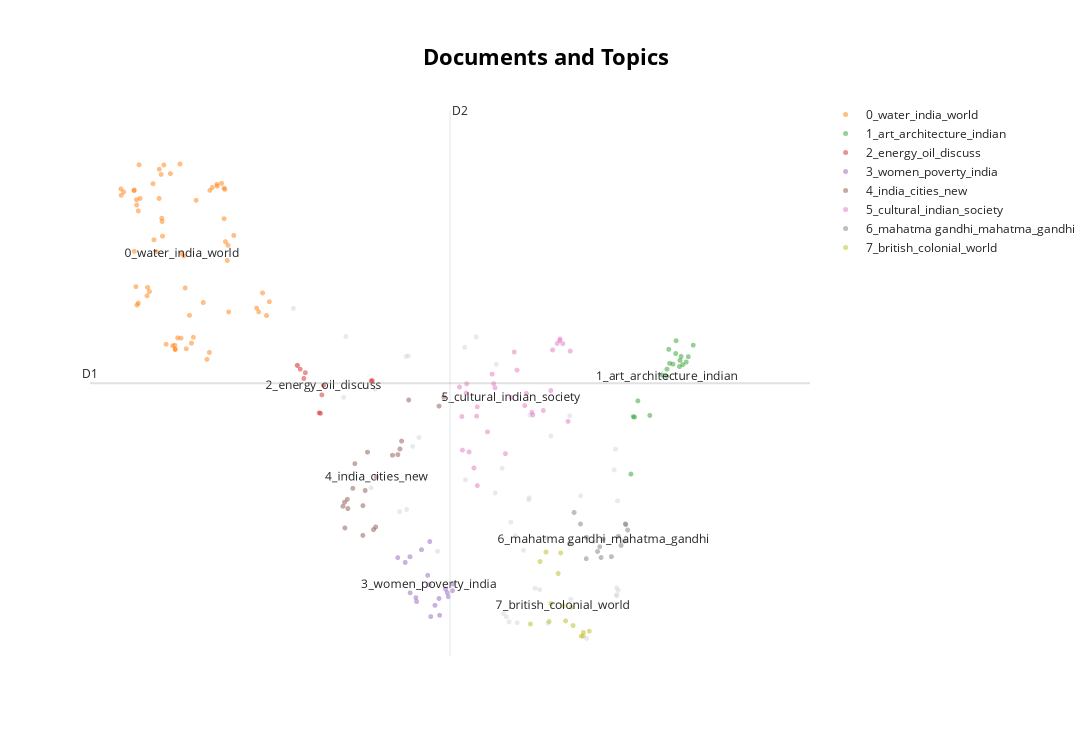

Notebook source saved alongside this figure:
### Code cell
model.visualize_documents(questions)

### Figure 1 — Plotly figure (JSON) as saved in the notebook; plotly's stock layout.template omitted (floating-point values rounded to 4 significant figures)
{"data": [{"hoverinfo": "text", "hovertext": ["Describing the distribution of rubber producing countries, indicate the major environmental issues faced by them.", "Mention the advantages of the cultivation of pulses because of which the year 2016 was declared as the International Year of Pulses by United Nations.", "What is Cryptocurrency? How does it affect global society? Has it been affecting Indian society also?", "Why is India considered as a sub-continent? Elaborate your answer.", "Examine how the decline of traditional artisanal industry in colonial India crippled the rural economy.", "“In many ways, Lord Dalhousie was the founder of modern India.” Elaborate.", "Why did the Green Revolution in India virtually by-pass the eastern region despite fertile soil and good availability of water?", "Defining blue revolution, explain the problems and strategies for pisciculture development in India.", "Why did the ‘Moderates’ failed to carry conviction with the nation about their proclaimed ideology and political goals by the end of the nineteenth century?", "Evaluate the policies of Lord Curzon and their long term implications on the national movements.", "Write a critical note on the evolution and significance of the slogan, ‘Jai Jawan, Jai Kisan’.", "What makes the Indian society unique in sustaining its culture? Discuss.", "From being net food importer in 1960s, India has emerged as a net food exporter to the world. Provide reasons.", "Examine the role of ‘Gig Economy’ in the process of empowerment of women in India.", "How does India see its place in the economic space of rising natural resources rich Africa?", "The Bhakti movement received a remarkable re-orientation with the advent of Sri Chaitanya Mahaprabhu. Discuss.", "To what extent has the urban planning and culture of the Indus Valley Civilization provided inputs to the present day urbanization?\nDiscuss.", "“Africa was chopped into states artificially created by accidents of European competition.” Analyze.", "To what extent did the role of the moderates prepare a base for the wider freedom movement? Comment.", "Analyze the circumstances that led to the Tashkent Agreement in 1966. Discuss the highlights of the Agreement.", "What were the major technological changes introduced during the Sultanate period? How did those technological changes influence the Indian society?", "The 1857 uprising was the culmination of the recurrent, big and small local rebellions that had occurred in the preceding hundred years of British rule. Elucidate.", "How did the colonial rule affect the tribals in India and what was the tribal response to the colonial oppression?", "Though not very useful from the point of view of a connected political history of South India, the Sangam literature portrays the social and economic conditions of its time with remarkable vividness. Comment.", "The political and administrative reorganization of states and territories has been a continuous ongoing process since the mid-nineteenth century. Discuss with examples.", "The ancient civilization in Indian sub continent differed from those of Egypt , Mesopotamia and Greece in that its culture and traditions have been preserved without breakdown to the present day. Comment", "‘Communalism arises either due to power struggle or relative deprivation.’ Argue by giving suitable illustrations.", "Why was there a sudden spurt in famines in colonial India since the mid-eighteenth century? Give reasons.", "What problems are germane to the decolonization process in the Malay Peninsula?", "The third battle of Panipat was fought in 1761. Why were so many empire-shaking battles fought at Panipat?", "Defying the barriers of age, gender and religion, the Indian women became the torchbearer during the struggle for freedom in India. Discuss.", "Since the decade of the 1920s, the national movement acquired various ideological strands and thereby expanded its social base. Discuss.", "Debate the issue whether and how contemporary movements for assertion of Dalit identity work towards annihilation of caste.", "The New Economic Policy – 1921 of Lenin had influenced the policies adopted by India soon after independence. Evaluate.", "Critically discuss the objectives of Bhoodan and Gramdan movements initiated by AcharyaVinobhaBhave and their success.", "What policy instruments were deployed to contain the Great Economic Depression?", "Discuss whether formation of new states in recent times is beneficial or not for the economy of India.", "What are the two major legal initiatives by the State since Independence addressing discrimination against Scheduled Tribes(STs)?", "Distinguish between religiousness/religiosity and communalism giving one example of how the former has got transformed into the latter in independent India.", "Why did human development fail to keep pace with economic development in India?", "Discuss the positive and negative effects of globalization on women in India?", "‘Latecomer’ Industrial Revolution in Japan involved certain factors that were markedly different from what West had experienced.” Analyze.", "Why did the industrial revolution first occur in England? Discuss the quality of life of the people there during the industrialization. How does it compare with that in India at present times?", "Explain the role of geographical factors towards the development of Ancient India.", "Why are the tribals in India referred to as 'the Scheduled Tribes? Indicate the major provisions in the Constitution of India for their upliftment.", "Examine the potential of wind energy in India and explain the reasons for their limited spatial spread.", null], "marker": {"color": "#CFD8DC", "opacity": 0.5, "size": 5}, "mode": "markers+text", "name": "other", "showlegend": false, "type": "scattergl", "x": [5.656, 7.373, 7.285, 8.143, 8.718, 10.41, 6.385, 5.608, 10.39, 10.39, 9.699, 8.612, 7.467, 7.181, 6.352, 10.38, 6.425, 8.893, 10.42, 9.949, 7.31, 9.716, 9.35, 9.86, 8.826, 8.315, 8.697, 8.92, 9.014, 9.378, 10.05, 10.4, 9.108, 9.256, 10.36, 9.185, 8.155, 9.092, 9.42, 6.757, 7.741, 8.761, 8.801, 7.275, 9.098, 6.821, 8.595], "y": [1.578, 0.7507, 0.1107, 1.756, -0.9462, 0.1984, 1.866, 2.152, -0.6843, -0.7596, 1.061, 1.584, 0.8415, 0.08919, 1.249, 0.7232, 0.4528, -0.1568, -0.7112, -1.198, 1.67, -0.8002, -0.177, 0.2486, -0.01842, 1.862, 0.5284, -1.039, -0.3041, -1.044, -0.2161, -0.7626, 1.066, -0.7033, 0.5119, -0.6897, 0.4117, 0.2098, 0.8568, 0.3312, -0.3142, -0.9783, -1.032, 1.664, 0.2289, 1.331, 0.2782]}, {"hoverinfo": "text", "hovertext": ["How will the melting of Himalayan glaciers have a far- reaching impact on the water resources of India?", "Discuss the natural resource potentials of ‘Deccan trap’.", "How are the fjords formed? Why do they constitute some of the most picturesque areas of the world?", "How can the mountain ecosystem be restored from the negative impact of development initiatives and tourism?", "Mention the global occurrence of volcanic eruptions in 2021 and their impact on regional environment.", "Discuss the geophysical characteristics of Circum- Pacific Zone.", "Why is India taking keen interest in the Arctic region?", "Why is Indian Regional Navigational Satellite System (IRNSS) needed? How does it help in navigation?", "What are the forces that influence ocean currents? Describe their role in fishing industry of the world.", "Enumerate the problems and prospects of inland water transport in India.", "what are the environmental implications of the reclamation of the water bodies into urban land use? Explain with examples.", "\"The Himalayas are highly prone to landslides.\" Discuss the causes and suggest suitable measures of mitigation.", "“The ideal solution of depleting ground water resources in India is water harvesting system.” How can it be made effective in urban areas?", "Define mantle plume and explain its role in plate tectonics.", "How do the melting of the Arctic ice and glaciers of the Antarctic differently affect the weather patterns and human activities on the Earth? Explain.", "Mention the significance of straits and isthmus in international trade.", "What do you understand by the phenomenon of ‘temperature inversion’ in meteorology? How does it affect weather and the habitants of the place?", "Why are the world’s fold mountain systems located along the margins of continents? Bring out the association between the global distribution of fold mountains and the earthquakes and volcanoes.", "Most of the unusual climatic happenings are explained as an outcome of the El-Nino effect. Do you agree?", "Examine the status of forest resources of India and its resultant impact on climate change.", "Differentiate the causes of landslides in the Himalayan region and Western Ghats.", "Discuss the causes of depletion of mangroves and explain their importance in maintaining coastal ecology.", "What are the consequences of spreading of ‘Dead Zones’ on marine ecosystem?", "Account for the huge flooding of million cities in India including the smart ones like Hyderabad and Pune. Suggest lasting remedial measures.", "Bring out the relationship between the shrinking Himalayan glaciers and the symptoms of climate change in the Indian sub-continent.", "There is no formation of deltas by rivers on the Western Ghats. Why?", "The recent cyclone on the east coast of India was called ‘Phailin’. How are the tropical cyclones named across the world? Elaborate.", "Major hot deserts in northern hemisphere are located between 20-30 deg N latitudes and on the western sides of the continents. Why?", "The interlinking of rivers can provide viable solutions to the multi-dimensional inter-related problems of droughts, floods and interrupted navigation. Critically examine.", "The states of Jammu and Kashmir, Himachal Pradesh and Uttarakhand are reaching the limits of ecological carrying capacity due to tourism. Critically evaluate.", "Critically evaluate the various resources of the oceans which can be harnessed to meet the resource crisis in the world.", "Comment on the resource potentials of the long coastline of India and highlight the status of natural hazard preparedness in these areas.", "The effective management of land and water resources will drastically reduce the human miseries. Explain.", "What characteristics can be assigned to monsoon climate that succeeds in feeding more than 50 percent of the world population residing in Monsoon Asia?", "Present an account of the Indus Water Treaty and examine its ecological, economic and political implications in the context of changing bilateral relations.", "Discuss the concept of air mass and explain its role in macro-climatic changes.", "What is water stress? How and why does it differ regionally in India?", "Bring out the causes for the formation of heat islands in the urban habitat of the world.", "What do you understand by the theory of continental drift? Discuss the prominent evidences in its support.", "What are the economic significances of discovery of oil in Arctic Sea and its possible environemental consequences?", "Account for variations in oceanic salinity and discuss its multi-dimensional effects.", "South China Sea has assumed great geopolitical significance in the present context. Comment.", "In what way can floods be converted into a sustainable source of irrigation and all-weather inland navigation in India?", "How do ocean currents and water masses differ in their impacts on marine life and coastal environment? Give suitable examples.", "How far do you agree that the behaviour of the Indian monsoon has been changing due to humanizing landscape? Discuss.", "Why is the world today confronted with a crisis of availability of and access to freshwater resources?", "Explain the formation of thousands of islands in Indonesian and Philipines archipelagos.", "Major cities of India are becoming more vulnerable to flood conditions. Discuss.", "Tropical cyclones are largely confined to South China Sea, Bay of Bengal and Gulf of Mexico. Why?", "Why is the South-West monsoon called ‘Purvaiya’ (easterly) in Bhojpur Region? How has this directional seasonal wind system influenced the cultural ethos of the region?", "In what way micro-watershed development projects help in water conservation in\ndrought-prone and semi-arid regions of India?", "Discuss the meaning of colour-coded weather warnings for cyclone prone areas given by India Meteorological department.", "Assess the impact of global warming on the coral life system with examples.", "India is well endowed with fresh water resources. Critically examine why it still suffers from water scarcity.", "Describe the characteristics and types of primary rocks.", "Briefly mention the alignment of major mountain ranges of the world and explain their impact on local weather conditions, with examples.", "Troposphere is a very significant atmospheric layer that determines weather processes.\nHow?", "Identify and discuss the factors responsible for diversity of natural vegetation in India. Assess the significance of wildlife sanctuaries in rain forests regions of India.", "The process of desertification does not have climate boundaries. Justify with examples.", "Explain the factors responsible for the origin of ocean currents. How do they influence regional climates, fishing and navigation?", "How does the cryosphere affect global climate?", "Discuss the consequences of climate change on the food security in tropical countries.", "Bring out the causes for more frequent occurrence of landslides in the Himalayas than in the Western Ghats.", "How does the Juno Mission of NASA help to understand the origin and evolution of the Earth?", null], "marker": {"opacity": 0.5, "size": 5}, "mode": "markers+text", "name": "0_water_india_world", "text": ["", "", "", "", "", "", "", "", "", "", "", "", "", "", "", "", "", "", "", "", "", "", "", "", "", "", "", "", "", "", "", "", "", "", "", "", "", "", "", "", "", "", "", "", "", "", "", "", "", "", "", "", "", "", "", "", "", "", "", "", "", "", "", "", "0_water_india_world"], "textfont": {"size": 12}, "type": "scattergl", "x": [4.006, 5.21, 4.168, 4.649, 3.529, 3.689, 4.628, 3.852, 4.408, 4.098, 4.328, 3.658, 4.022, 3.621, 3.287, 4.602, 3.094, 3.649, 3.252, 5.152, 3.671, 4.58, 4.593, 3.857, 3.543, 3.579, 3.312, 3.285, 3.82, 5.094, 4.582, 5.064, 4.364, 3.449, 4.274, 3.25, 3.895, 3.249, 3.787, 4.725, 4.48, 4.638, 3.858, 4.473, 3.476, 4.069, 3.929, 3.723, 3.276, 3.441, 3.944, 3.292, 4.544, 4.126, 3.619, 3.337, 3.054, 5.251, 3.312, 4.371, 3.058, 3.984, 3.664, 3.323, 3.955], "y": [2.359, 2.079, 3.249, 2.116, 3.417, 3.607, 2.638, 1.778, 3.379, 1.799, 1.634, 3.067, 1.742, 3.564, 3.202, 2.829, 3.334, 3.512, 2.73, 2.308, 2.884, 3.373, 3.36, 1.735, 2.848, 2.727, 2.205, 3.255, 1.773, 2.116, 3.062, 2.154, 1.704, 2.365, 2.211, 3.353, 1.852, 3.347, 3.52, 2.892, 3.392, 2.792, 1.737, 3.41, 2.322, 2.081, 3.618, 1.787, 2.372, 2.279, 1.85, 2.186, 3.421, 1.858, 3.268, 3.268, 3.364, 2.219, 3.141, 3.35, 3.299, 2.684, 3.034, 3.609, 2.71]}, {"hoverinfo": "text", "hovertext": ["Discuss the main contributions of Gupta period and Chola period to Indian heritage and culture\n.", "Gandhara sculpture owed as much to the Romans as to the Greeks. Explain.", "Taxila university was one of the oldest universities of the world with which were associated a number of renowned learned personalities of different disciplines. Its strategic location caused its fame to flourish, but unlike Nalanda, it is not considered as a university in the modern sense. Discuss.", "Chola architecture represents a high watermark in the evolution of temple architecture. Discuss", "Krishnadeva Raya, the King of Vijayanagar, was not only an accomplished scholar himself but was also a great patron of learning and literature. Discuss.", "Safeguarding the Indian art heritage is the need of the moment.", "Discuss the ‘Tandava’ dance as recorded in early Indian inscriptions.", "Early Buddhist Stupa-art, while depicting folk motifs and narratives successfully expounds Buddhist ideals. Elucidate.", "Discuss the significance of the lion and bull figures in Indian mythology, art and architecture.", "Evaluate the nature of the Bhakti Literature and its contribution to Indian culture.", "How will you explain the medieval Indian temple sculptures represent the social life of those days?", "Persian literary sources of medieval India reflect the spirit of the age. Comment.", "Pala period is the most significant phase in the history of Buddhism in India. Enumerate.", "Mesolithic rock cut architecture of India not only reflects the cultural life of the times but also a fine aesthetic sense comparable to modern painting. Critically evaluate this comment.", "Indian Philosophy and tradition played a significant role in conceiving and shaping the monuments and their art in India. Discuss.", "Assess the importance of the accounts of the Chinese and Arab travellers in the reconstruction of the history of India.", "The rock-cut architecture represents one of the most important sources of our knowledge of early Indian art and history. Discuss.", "How do you justify the view that the level of excellence of the Gupta numismatic art is not at all noticeable in later times?", "Highlight the Central Asian and Greco Bactrian elements in the Gandhara art.", null], "marker": {"opacity": 0.5, "size": 5}, "mode": "markers+text", "name": "1_art_architecture_indian", "text": ["", "", "", "", "", "", "", "", "", "", "", "", "", "", "", "", "", "", "", "1_art_architecture_indian"], "textfont": {"size": 12}, "type": "scattergl", "x": [11.06, 11.27, 10.88, 11.33, 10.6, 11.14, 11.37, 11.42, 11.23, 10.64, 11.45, 10.71, 11.53, 11.27, 11.32, 10.66, 11.35, 11.18, 11.17, 11.14], "y": [1.475, 1.693, 1.065, 1.624, 0.4698, 1.535, 1.581, 1.607, 1.586, 1.053, 1.661, 1.213, 1.778, 1.823, 1.562, 1.048, 1.663, 1.594, 1.736, 1.461]}, {"hoverinfo": "text", "hovertext": ["With growing scarcity of fossil fuels, the atomic energy is gaining more and more significance in India. Discuss the availability of raw material required for the generation of atomic energy in India and in the world.", "It is said that India has substantial reserves of shale oil and gas, which can feed the needs of the country for quarter century. However, tapping of the resource does not appear to be high on the agenda. Discuss critically the availability and issues involved.", "India has immense potential of solar energy though there are regional variations in its developments. Elaborate.", "Discuss the multi-dimensional implications of uneven distribution of mineral oil in the world.", "Account for the present location of iron and steel industries away from the source of raw material, by giving examples.", "Despite India being one of the countries of the Gondwanaland, its mining industry contributes much less to its Gross Domestic Product(GDP) in percentage. Discuss.", "Petroleum refineries are not necessarily located nearer to crude oil producing areas, particularly in many of the developing countries. Explain its implications.", "“Inspite of adverse environmental impact, coal mining is still inevitable for development”.\nDiscuss", "Account for the change in the spatial pattern of the Iron and Steel industry in the world.", null], "marker": {"opacity": 0.5, "size": 5}, "mode": "markers+text", "name": "2_energy_oil_discuss", "text": ["", "", "", "", "", "", "", "", "", "2_energy_oil_discuss"], "textfont": {"size": 12}, "type": "scattergl", "x": [6.76, 5.785, 6.775, 5.668, 5.989, 6.029, 5.709, 5.762, 6.008, 6.054], "y": [1.416, 1.499, 1.418, 1.572, 1.092, 1.274, 1.534, 1.441, 1.086, 1.37]}, {"hoverinfo": "text", "hovertext": ["‘Despite implementation of various programmes for eradication of poverty by the government in India, poverty is still existing’. Explain by giving reasons.", "‘Women’s movement in India has not addressed the issues of women of lower social strata.’ Substantiate your view.", "“Male membership needs to be encouraged in order to make women’s organization free from gender bias.” Comment.", "\"An essential condition to eradicate poverty is to liberate the poor from the process of deprivation.\" Substantiate this statement with suitable examples.", "The women’s questions arose in modern India as a part of the 19th century social reform movement. What are the major issues and debates concerning women in that period?", "How does patriarchy impact the position of a middle class working woman in India?", "Discuss the main objectives of Population Education and point out the measures to achieve them in India in detail.", "Explain why suicide among young women is increasing in Indian Society.", "What are the continued challenges for women in India against time and space?", "Discuss the various economic and\nsocio-cultural forces that are driving increasing feminization of agriculture in India.", "COVID-19 pandemic accelerated class inequalities and poverty in India. Comment.", "Child cuddling is now being replaced by mobile phones. Discuss its impact on the socialization of children.", "“Empowering women is the key to control population growth.” Discuss.", "Explore and evaluate the impact of ‘Work From Home’ on family relationships.", "Why do some of the most prosperous regions of India have an adverse sex ratio for women? Give your arguments.", "Critically examine whether growing population is the cause of poverty OR poverty is the mains cause of population increase in India.", "The life cycle of a joint family depends on economic factors rather than social values. Discuss.", "How do you explain the statistics that show that the sex ratio in Tribes in India is more favourable to women than the sex ratio among Scheduled Castes?", null], "marker": {"opacity": 0.5, "size": 5}, "mode": "markers+text", "name": "3_women_poverty_india", "text": ["", "", "", "", "", "", "", "", "", "", "", "", "", "", "", "", "", "", "3_women_poverty_india"], "textfont": {"size": 12}, "type": "scattergl", "x": [7.504, 7.96, 7.861, 7.627, 7.962, 7.886, 7.263, 7.703, 7.901, 7.763, 7.153, 7.336, 7.596, 7.432, 7.641, 7.333, 7.42, 7.773, 7.618], "y": [-0.2978, -0.6459, -0.6982, -0.2151, -0.7136, -0.7357, -0.4266, -0.8625, -0.7755, -0.7927, -0.3782, -0.735, -0.558, -0.8244, -0.9768, -0.3694, -0.7842, -0.9632, -0.6529]}, {"hoverinfo": "text", "hovertext": ["Mention core strategies for the transformation of aspirational districts in India and explain the nature of convergence, collaboration and competition for its success.", "Discuss the factors for localisation of agro-based food processing industries of North-West India.", "How have digital initiatives in India contributed to the functioning of the education system in the country? Elaborate your answer.", "What are the main socio-economic implications arising out of the development of IT industries in major cities of India?", "With a brief background of quality of urban life in India, introduce the objectives and strategy of the 'Smart City Programme'.", "Mumbai, Delhi and Kolkata are the three Mega cities of the country but the air pollution is much more serious probelm in Delhi as compared to the other two. Why is this so?", "Can the strategy of regional resource-based manufacturing help in promoting employment in India?", "Critically examine the effect of globalization on the aged population in India.", "Bring out the socio-economic effects of the introduction of railways in different countries of the world", "Do you agree that there is a growing trend of opening new sugar mills in southern states of India? Discuss with justification.", "“The growth of cities as I.T. hubs has opened up new avenues of employment, but has also created new problems”. Substantiate this statement with examples", "Discuss the various social problems which originated out of the speedy process of urbanization in India.", "Does urbanization lead to more segregation and/or marginalization of the poor in Indian metropolises?", "Discuss the changes in the trends of labour migration within and outside India in the last four decades.", "Smart cities in India cannot sustain without smart vilages. Discuss this statement in the backdrop of rural urban integration.", "Elucidate the relationship between globalization and new technology in a world of scarce resources, with special reference to India.", "How is the growth of Tier 2 cities related to the rise of a new middle class with an emphasis on the culture of consumption?", "How is efficient and affordable urban mass transport key to the rapid economic development in India?", "What is the significance of Industrial Corridors in India? Identifying industrial corridors, explain their main characteristics.", "Analyze the factors for the highly decentralized cotton textile industry in India.", null], "marker": {"opacity": 0.5, "size": 5}, "mode": "markers+text", "name": "4_india_cities_new", "text": ["", "", "", "", "", "", "", "", "", "", "", "", "", "", "", "", "", "", "", "", "4_india_cities_new"], "textfont": {"size": 12}, "type": "scattergl", "x": [6.794, 7.185, 6.826, 6.637, 6.341, 6.37, 7.074, 7.835, 6.518, 7.209, 6.365, 6.671, 6.636, 7.764, 6.406, 7.315, 6.414, 6.487, 6.705, 7.154, 6.835], "y": [-0.09376, 0.7246, -0.06715, 0.1495, 0.1428, -0.07704, 0.661, 1.251, 0.5756, 0.8045, 0.1841, 0.3034, -0.1526, 1.16, 0.2137, 1.222, 0.1197, 0.3254, 0.6922, 0.6671, 0.4403]}, {"hoverinfo": "text", "hovertext": ["Is diversity and pluralism in India under threat due to globalisation? Justify your answer.", "Assess the main administrative issues and socio-cultural problems in the integration process of Indian Princely States.", "Are we losing our local identity for the global identity? Discuss.", "Globalisation is generally said to promote cultural homogenisation but due to this cultural specificities appear to be strengthened in the Indian society.’ Elucidate.", "“Caste system is assuming new identities and associational forms. Hence, caste system cannot be eradicated in India.”", "Examine the uniqueness of tribal knowledge system when compared with mainstream knowledge and cultural systems.", "Are tolerance, assimilation and pluralism the key elements in the making of an Indian form of secularism? Justify your answer.", "Discuss the impact of post-liberal economy on ethnic identity and communalism.", "Do you agree that regionalism in India appears to be a consequence of rising cultural assertiveness? Argue.", "Growing feeling of regionalism is an important factor in generation of demand for a separate state. Discuss.", "Has caste lost its relevance in understanding the multi- cultural Indian Society? Elaborate your answer with illustrations.", "How do the Indian debates on secularism differ from the debates in the West?", "In the context of the diversity of India, can it be said that the regions form cultural units rather than the States? Give reasons with examples for your view point.", "Customs and traditions suppress reason leading to obscurantism. Do you agree?", "What are the challenges to our cultural practices in the name of secularism?", "Do we have cultural pockets of small India all over the nation? Elaborate with examples.", "The spirit of tolerance and love is not only an interesting feature of Indian society from very early times, but it is also playing an important part at the present. Elaborate.", "How the Indian concept of secularism different from the western model of secularism?\nDiscuss.", "Do you think marriage as a sacrament in loosing its value in Modern India?", "To what extent globalization has influenced the core of cultural diversity in India? Explain.", "How does Indian society maintain continuity in traditional social values? Enumerate the changes taking place in it.", "What is the basis of regionalism? Is it that unequal distribution of benefits of development on regional basis eventually promotes regionalism? Substantiate your answer.", "Given the diversities among the tribal communities in India, in which specific contexts should they be considered as a single category?", "Has the formation of linguistic States strengthened the cause of Indian Unity?", "What are the main features of Vedic society and religion? Do you think some of the features are still prevailing in Indian society?", "Trace the rise and growth of socio-religious reform movements with special reference to Young Bengal and Brahmo Samaj.", "Describe any four cultural elements of diversity in India and rate their relative significance in building a national identity.", "Analyze the salience of ‘sect’ in Indian society vis-a-vis caste, region and religion.", "Sufis and medieval saints failed to modify either the religious ideas and practices or the outward structure of Hindu/ Muslim societies to any appreciable extent. Comment.", "Why is caste identity in India both fluid and static?", null], "marker": {"opacity": 0.5, "size": 5}, "mode": "markers+text", "name": "5_cultural_indian_society", "text": ["", "", "", "", "", "", "", "", "", "", "", "", "", "", "", "", "", "", "", "", "", "", "", "", "", "", "", "", "", "", "5_cultural_indian_society"], "textfont": {"size": 12}, "type": "scattergl", "x": [8.165, 8.281, 8.481, 8.173, 9.138, 8.572, 9.445, 8.746, 8.102, 8.331, 9.032, 9.551, 8.32, 9.596, 9.555, 8.33, 9.418, 9.513, 9.058, 8.067, 8.918, 8.11, 8.593, 8.208, 8.876, 9.674, 8.55, 9.307, 9.707, 9.153, 8.832], "y": [1.292, 0.5311, 0.8983, 1.386, 1.098, 1.387, 1.73, 0.677, 1.054, 0.3533, 1.165, 1.824, 1.058, 1.794, 1.841, 1.152, 1.317, 1.796, 1.289, 1.353, 1.525, 0.7128, 1.346, 0.6943, 1.708, 1.004, 1.484, 1.115, 1.718, 1.07, 1.246]}, {"hoverinfo": "text", "hovertext": ["Highlight the importance of the new objectives that got added to the vision of Indian Independence since the twenties of the last century.", "It would have been difficult for the Constituent Assembly to complete its historic task of drafting the Constitution for Independent India in just three years, but its experience gained with the Government of India Act, 1935\n.Discuss.", "What was the difference between Mahatma Gandhi and Rabindranath Tagore in their approach towards education and nationalism?", "Discuss the role of women in the freedom struggle especially during the Gandhian phase.", "Clarify how mid-eighteenth century India was beset with the spectre of a fragmented polity.", "Many voices had strengthened and enriched the nationalist movement during the Gandhian phase. Elaborate.", "Throw light on the significance of the thoughts of Mahatma Gandhi in the present times.", "Several foreigners made India their homeland and participated in various movements.\nAnalyze their role in the Indian struggle for freedom.", "Examine the linkages between the nineteenth century’s ‘Indian Renaissance’ and the emergence of national identity.", "Mahatma Gandhi and Dr. B R Ambedkar, despite having divergent approaches and strategies, had a common goal of amelioration of the downtrodden. Elucidate.", "Critically examine the compulsions which prompted India to play a decisive role in the emergence of Bangladesh.", "How difficult would have been the achievement of Indian independence without Mahatma Gandhi? Discuss.", "Discuss the contributions of MaulanaAbulKalam Azad to pre- and post-independent India.", "Bring out the constructive programmes of Mahatma Gandhi during Non-Cooperation Movement and Civil Disobedience Movement.", "Highlight the differences in the approach of Subhash Chandra Bose and Mahatma Gandhi in the struggle for freedom.", null], "marker": {"opacity": 0.5, "size": 5}, "mode": "markers+text", "name": "6_mahatma gandhi_mahatma_gandhi", "text": ["", "", "", "", "", "", "", "", "", "", "", "", "", "", "", "6_mahatma gandhi_mahatma_gandhi"], "textfont": {"size": 12}, "type": "scattergl", "x": [9.944, 10.11, 10.46, 10.16, 9.764, 10.32, 10.52, 9.945, 9.858, 10.53, 9.697, 10.42, 10.14, 10.56, 10.51, 10.2], "y": [-0.3889, -0.3162, -0.2546, -0.3769, 0.07996, -0.3681, -0.0353, -0.1717, -0.03736, -0.04261, -0.2376, -0.1612, -0.2678, -0.0978, -0.2083, -0.1923]}, {"hoverinfo": "text", "hovertext": ["Examine critically the various facets of economic policies of the British in India from mid-eighteenth century till independence.", "Why did the armies of the British East India Company – mostly comprising of Indian soldiers – win consistently against the more numerous and better equipped armies of the Indian rulers? Give reasons.", "What were the events that led to the Suez Crisis in 1956? How did it deal a final blow to Britain’s self-image as a world power?", "To what extend can Germany be held responsible for causing the two World Wars? Discuss critically.", "Explain how the foundations of the modern world were laid by the American and French Revolutions.", "” There arose a serious challenge to the Democratic State System between the two World Wars.” Evaluate the statement.", "“American Revolution was an economic revolt against mercantilism.” Substantiate.", "Assess the role of British imperial power in complicating the process of transfer of power during the 1940s.", "The anti-colonial struggles in West Africa were led by the new elite of Western-educated Africans.", "Explain how the Uprising of 1857 constitutes an important watershed in the evolution of British policies towards colonial India.", "What were the major political, economic and social developments in the world which motivated the anti-colonial in India?", "Why indentured labour was taken by the British from India to their colonies? have they been able to preserve their cultural identity over there?", "In what ways did the navel mutiny prove to be the last nail in the coffin of British colonial aspirations in India?", "Whereas the British planters had developed tea gardens all along the Shivaliks and Lesser Himalayas from Assam to Himachal Pradesh, in effect they did not succeed beyond the Darjeeling area. Explain.", null], "marker": {"opacity": 0.5, "size": 5}, "mode": "markers+text", "name": "7_british_colonial_world", "text": ["", "", "", "", "", "", "", "", "", "", "", "", "", "", "7_british_colonial_world"], "textfont": {"size": 12}, "type": "scattergl", "x": [9.42, 9.393, 9.869, 9.902, 9.749, 9.988, 9.637, 9.898, 9.348, 9.727, 9.26, 9.565, 9.528, 9.117, 9.6], "y": [-0.8443, -1.026, -1.176, -1.137, -1.068, -1.125, -1.021, -1.174, -0.3216, -0.8812, -0.4176, -0.3304, -0.5394, -1.052, -0.8652]}], "layout": {"annotations": [{"showarrow": false, "text": "D1", "x": 2.596, "y": 1.391, "yshift": 10}, {"showarrow": false, "text": "D2", "x": 7.926, "xshift": 10, "y": 4.16}], "height": 750, "shapes": [{"line": {"color": "#CFD8DC", "width": 2}, "type": "line", "x0": 7.926, "x1": 7.926, "y0": -1.378, "y1": 4.16}, {"line": {"color": "#9E9E9E", "width": 2}, "type": "line", "x0": 2.596, "x1": 13.26, "y0": 1.391, "y1": 1.391}], "title": {"font": {"color": "Black", "size": 22}, "text": "<b>Documents and Topics</b>", "x": 0.5, "xanchor": "center", "yanchor": "top"}, "width": 1200, "xaxis": {"visible": false}, "yaxis": {"visible": false}}}
